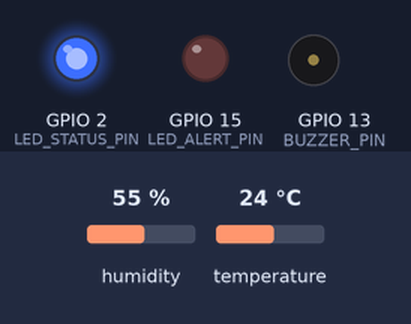
This sketch was run on a simulated ESP32. Shown: output pins drawn as LEDs (lit = HIGH), buzzer (waves = sounding). The test bench sets the inputs (shaded band); at power-on: temperature 24 °C, humidity 55 %. WiFi joins after 1.5 s; servers stay silent unless stated; uploads are accepted with an empty reply; what the sketch prints to the serial monitor is not drawn.

Above: at 3.7 s.
3.8 s: temperature set to 27.4 °C
7.7 s: temperature set to 28.7 °C
At 10.6 s:
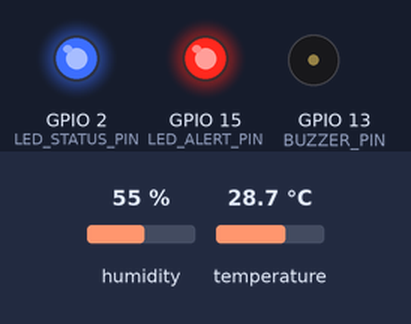
13.7 s: temperature set to 31.6 °C
17.6 s: temperature set to 32.9 °C
At 18.11 s:
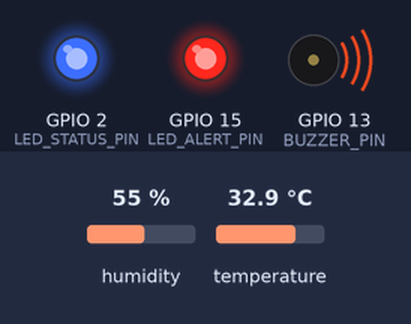
25.4 s: temperature set to 31 °C
At 27.9 s:
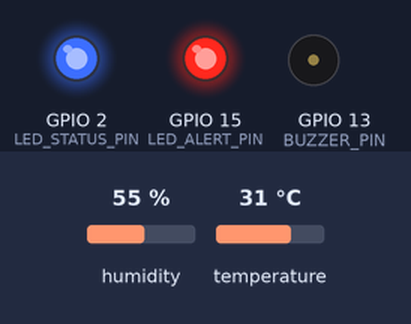
29.3 s: temperature set to 33 °C
At 30.11 s:
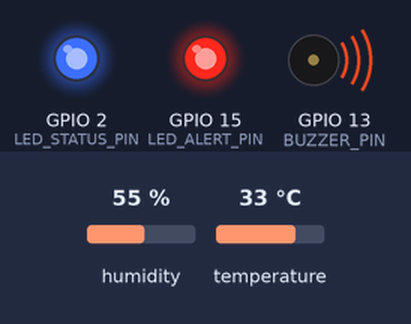
Timing chart, 0 to 34.8 s (numbered marks = the images above; inputs shaded):
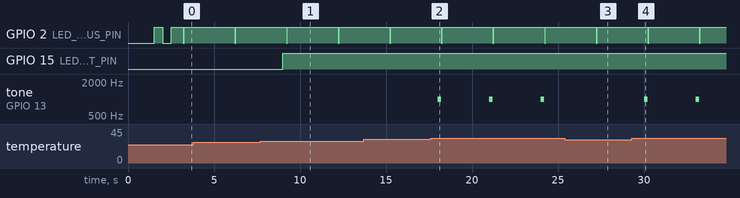

The sketch:

esp32_sensor_sim.ino
```cpp
/*
 * MissionX - Educational Escape Room & IoT Platform
 * ESP32 + DHT22 Hardware Telemetry Firmware
 *
 * Microcontroller: ESP32 DevKit V1 (Tensilica Xtensa Dual-Core 32-bit LX6)
 * Sensor: DHT22 / AM2302 (Digital Relative Humidity & Temperature Sensor)
 * Communication: 2.4 GHz 802.11 b/g/n Wi-Fi + HTTP / MQTT Telemetry Bridge
 *
 * Pinout:
 *   - DHT22 DATA   -> GPIO 4 (with 10kΩ pull-up resistor)
 *   - Status LED   -> GPIO 2 (Internal/External Blue LED)
 *   - Warning LED  -> GPIO 15 (Red Alert Indicator)
 *   - Alarm Buzzer -> GPIO 13 (Piezo Buzzer)
 *   - DHT22 VCC    -> 3.3V / 5V
 *   - DHT22 GND    -> GND
 */

#include <WiFi.h>
#include <HTTPClient.h>
#include <DHT.h>
#include <ArduinoJson.h>

// Wi-Fi Configuration (Wokwi default virtual network or local AP)
const char* WIFI_SSID = "Wokwi-GUEST";
const char* WIFI_PASS = "";

// MissionX Backend Endpoint
// Note: When testing locally, use machine IP (e.g. http://192.168.1.50:5000/api/sensor/reading)
const char* SERVER_URL = "http://localhost:5000/api/sensor/reading";

#define DHTPIN 4
#define DHTTYPE DHT22

#define LED_STATUS_PIN 2
#define LED_ALERT_PIN  15
#define BUZZER_PIN     13

DHT dht(DHTPIN, DHTTYPE);

unsigned long lastTelemetryMillis = 0;
const unsigned long TELEMETRY_INTERVAL_MS = 3000;

void setup() {
  Serial.begin(115200);
  delay(1000);

  Serial.println("==================================================");
  Serial.println("🚀 [MISSION-X] ESP32 FIRMWARE TELEMETRY ENGINE v1.0");
  Serial.println("💻 Core Architecture: Tensilica Xtensa 240MHz");
  Serial.println("==================================================");

  pinMode(LED_STATUS_PIN, OUTPUT);
  pinMode(LED_ALERT_PIN, OUTPUT);
  pinMode(BUZZER_PIN, OUTPUT);

  digitalWrite(LED_STATUS_PIN, LOW);
  digitalWrite(LED_ALERT_PIN, LOW);
  digitalWrite(BUZZER_PIN, LOW);

  dht.begin();
  Serial.println("[DHT22] Sensor bus initialized on GPIO 4");

  // Connect to Wi-Fi
  Serial.printf("[WIFI] Connecting to SSID: %s ", WIFI_SSID);
  WiFi.begin(WIFI_SSID, WIFI_PASS);

  int retries = 0;
  while (WiFi.status() != WL_CONNECTED && retries < 15) {
    delay(500);
    Serial.print(".");
    digitalWrite(LED_STATUS_PIN, !digitalRead(LED_STATUS_PIN));
    retries++;
  }

  if (WiFi.status() == WL_CONNECTED) {
    digitalWrite(LED_STATUS_PIN, HIGH);
    Serial.println("\n[WIFI] Connected Successfully!");
    Serial.printf("[WIFI] Assigned IP Address: %s\n", WiFi.localIP().toString().c_str());
    Serial.printf("[WIFI] RSSI Signal: %d dBm\n", WiFi.RSSI());
  } else {
    Serial.println("\n[WIFI] Offline mode (Simulated telemetry continuing locally)...");
  }

  Serial.println("[SYSTEM] Ready. Commencing continuous sensor sample loop...\n");
}

void loop() {
  unsigned long currentMillis = millis();

  if (currentMillis - lastTelemetryMillis >= TELEMETRY_INTERVAL_MS) {
    lastTelemetryMillis = currentMillis;

    // Read physical/simulated sensor values
    float temperature = dht.readTemperature();
    float humidity = dht.readHumidity();

    if (isnan(temperature) || isnan(humidity)) {
      Serial.println("⚠️  [DHT22 ERROR] Failed to read from digital DHT sensor bus!");
      return;
    }

    // Determine status
    String status = "NORMAL";
    if (temperature > 32.0) {
      status = "CRITICAL";
      digitalWrite(LED_ALERT_PIN, HIGH);
      tone(BUZZER_PIN, 1000, 200); // Beep warning
    } else if (temperature > 28.0) {
      status = "WARNING";
      digitalWrite(LED_ALERT_PIN, HIGH);
      digitalWrite(BUZZER_PIN, LOW);
    } else {
      digitalWrite(LED_ALERT_PIN, LOW);
      digitalWrite(BUZZER_PIN, LOW);
    }

    // Print detailed serial telemetry packet
    Serial.println("--------------------------------------------------");
    Serial.printf("⏱️  [SAMPLE] Time: %lu ms\n", currentMillis);
    Serial.printf("🌡️  Temperature: %.1f °C\n", temperature);
    Serial.printf("💧 Humidity   : %.1f %%\n", humidity);
    Serial.printf("🛡️  Status     : %s\n", status.c_str());

    // Construct JSON Telemetry Packet
    StaticJsonDocument<256> doc;
    doc["sensorId"] = "esp32-lab-temp-01";
    doc["temperature"] = serialized(String(temperature, 1));
    doc["humidity"] = serialized(String(humidity, 1));
    doc["status"] = status;
    doc["uptimeSeconds"] = currentMillis / 1000;

    String jsonPayload;
    serializeJson(doc, jsonPayload);

    // If connected, dispatch HTTP POST packet to MissionX backend
    if (WiFi.status() == WL_CONNECTED) {
      HTTPClient http;
      http.begin(SERVER_URL);
      http.addHeader("Content-Type", "application/json");

      int httpResponseCode = http.POST(jsonPayload);
      if (httpResponseCode > 0) {
        Serial.printf("📡 [TX SUCCESS] HTTP POST to %s (Status: %d)\n", SERVER_URL, httpResponseCode);
      } else {
        Serial.printf("📡 [TX LOCAL] Simulated packet ready (HTTP code: %d)\n", httpResponseCode);
      }
      http.end();
    } else {
      Serial.printf("📡 [SERIAL TELEMETRY PACKET]: %s\n", jsonPayload.c_str());
    }

    // Heartbeat LED flash
    digitalWrite(LED_STATUS_PIN, LOW);
    delay(50);
    digitalWrite(LED_STATUS_PIN, HIGH);
  }
}
```

Measured:
- the behaviour switches between 28 and 28.1 °C on temperature (found by bisection; images 0 and 1)
- the behaviour switches between 32 and 32.1 °C on temperature (found by bisection; images 1 and 2)
- after the input at 7.7 s, GPIO 15 (LED_ALERT_PIN): LOW → HIGH after 1.3 s
- after the input at 17.6 s, tone on GPIO 13 (BUZZER_PIN): alternates 1000 Hz for 0.20 s and silent for 2.8 s, starting after 0.41 s
- after the input at 25.4 s, tone on GPIO 13 (BUZZER_PIN): stays silent (without the input it goes to 1000 Hz after 1.6 s)
- after the input at 29.3 s, tone on GPIO 13 (BUZZER_PIN): alternates 1000 Hz for 0.20 s and silent for 2.8 s, starting after 0.71 s
- by itself, GPIO 2 (LED_STATUS_PIN): alternates HIGH for 2.9 s and LOW for 0.05 s
